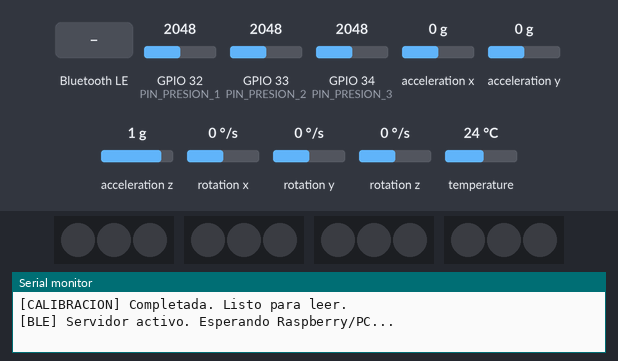
Simulated run of this sketch. Board: ESP32. Shown: 4 × 3 RGB LEDs in strip order, left to right, the last lines printed to the serial monitor. Inputs (shaded band) come from the test bench; at power-on: GPIO 32 (PIN_PRESION_1) = 2048, GPIO 33 (PIN_PRESION_2) = 2048, GPIO 34 (PIN_PRESION_3) = 2048, acceleration x 0 g, acceleration y 0 g, acceleration z 1 g, rotation x 0 °/s, rotation y 0 °/s, rotation z 0 °/s, temperature 24 °C. Dim RGB values are drawn brighter than linear; nothing arrives over Bluetooth unless stated; a phone connects over Bluetooth LE 3 s after start.

Above: at 5.7 s.
5.8 s: Bluetooth LE write "1" received
At 7.0 s:
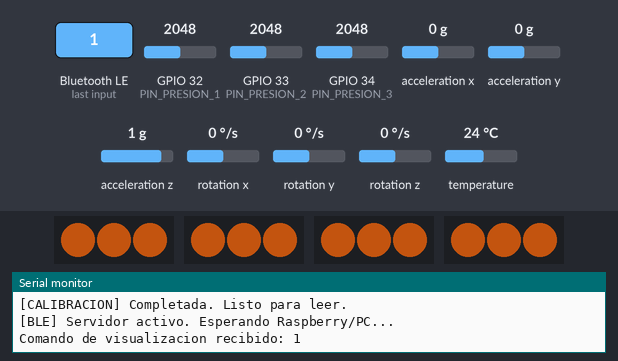
7.3 s: Bluetooth LE write "2" received
At 8.3 s:
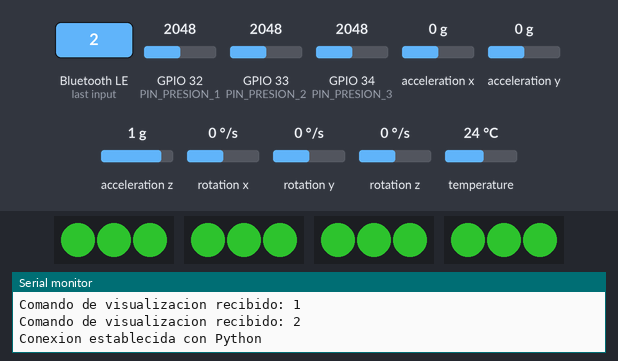
8.8 s: Bluetooth LE write "4" received
At 10.0 s:
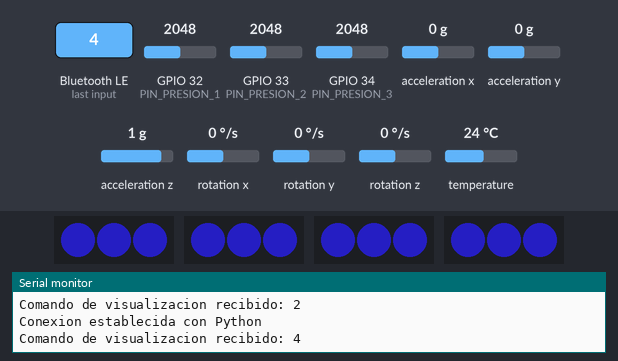
Timing chart, 0 to 11.8 s (numbered marks = the images above; inputs shaded):
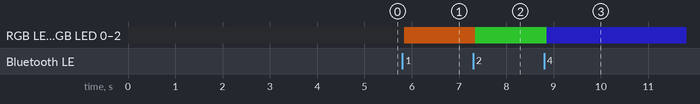

The sketch:

codigo_principal_esp32.ino
```cpp
#include <BLEDevice.h>
#include <BLEUtils.h>
#include <BLEServer.h>
#include <Adafruit_NeoPixel.h>
#include <Wire.h>
#include <Adafruit_MPU6050.h>
#include <Adafruit_Sensor.h>

#define LEDS_POR_TIRA 3
Adafruit_NeoPixel tira1 = Adafruit_NeoPixel(LEDS_POR_TIRA, 4,  NEO_GRB + NEO_KHZ800);
Adafruit_NeoPixel tira2 = Adafruit_NeoPixel(LEDS_POR_TIRA, 19, NEO_GRB + NEO_KHZ800);
Adafruit_NeoPixel tira3 = Adafruit_NeoPixel(LEDS_POR_TIRA, 12, NEO_GRB + NEO_KHZ800);
Adafruit_NeoPixel tira4 = Adafruit_NeoPixel(LEDS_POR_TIRA, 14, NEO_GRB + NEO_KHZ800);

// Pines para los 3 Sensores de Presión Reales
#define PIN_PRESION_1 32
#define PIN_PRESION_2 33
#define PIN_PRESION_3 34

Adafruit_MPU6050 mpu;

int offsetP1 = 0, offsetP2 = 0, offsetP3 = 0;
volatile bool dispositivoConectado = false;
bool antiguoDispositivoConectado = false;

#define SERVICE_UUID           "4fafc201-1fb5-459e-8fcc-c5c9c331914b"
#define CHARACTERISTIC_LUCES   "beb5483e-36e1-4688-b7f5-ea07361b26a8"
#define CHARACTERISTIC_PRESION "d27038e2-6302-421b-851f-506e7a27572d"
#define CHARACTERISTIC_IMU     "cba1d466-344c-4be3-ab3f-189f80dd7518"

BLECharacteristic *pPresionChar;
BLECharacteristic *pImuChar;
BLEServer *pServer = NULL;

void apagarLuces() {
  for(int i=0; i<LEDS_POR_TIRA; i++) {
    tira1.setPixelColor(i, tira1.Color(0, 0, 0));
    tira2.setPixelColor(i, tira2.Color(0, 0, 0));
    tira3.setPixelColor(i, tira3.Color(0, 0, 0));
    tira4.setPixelColor(i, tira4.Color(0, 0, 0));
  }
  tira1.show(); tira2.show(); tira3.show(); tira4.show();
}

class ConectividadCallbacks: public BLEServerCallbacks {
    void onConnect(BLEServer* pServer) {
      dispositivoConectado = true;
      Serial.println("\nConexion establecida con Python");
    }

    void onDisconnect(BLEServer* pServer) {
      dispositivoConectado = false;
      Serial.println("\nAlerta: Enlace cortado o finalizado.");
      apagarLuces();
      delay(200);
      pServer->getAdvertising()->start();
      Serial.println("Peluche visible.");
    }
};

class LucesCallbacks: public BLECharacteristicCallbacks {
    void onWrite(BLECharacteristic *pCharacteristic) {
      String value = pCharacteristic->getValue();
      if (value.length() > 0) {
        char orden = value[0];
        Serial.print("Comando de visualizacion recibido: ");
        Serial.println(orden);

        if (orden == '1') { // TRISTEZA
          for(int i=0; i<LEDS_POR_TIRA; i++) {
            tira1.setPixelColor(i, tira1.Color(255, 110, 20));
            tira2.setPixelColor(i, tira2.Color(255, 110, 20));
            tira3.setPixelColor(i, tira3.Color(255, 110, 20));
            tira4.setPixelColor(i, tira4.Color(255, 110, 20));
          }
          tira1.show(); tira2.show(); tira3.show(); tira4.show();
        }
        else if (orden == '2') { // ALEGRÍA
          for(int i=0; i<LEDS_POR_TIRA; i++) {
            tira1.setPixelColor(i, tira1.Color(60, 255, 60));
            tira2.setPixelColor(i, tira2.Color(60, 255, 60));
            tira3.setPixelColor(i, tira3.Color(60, 255, 60));
            tira4.setPixelColor(i, tira4.Color(60, 255, 60));
          }
          tira1.show(); tira2.show(); tira3.show(); tira4.show();
        }
        else if (orden == '4') { // ENFADO
          for(int i=0; i<LEDS_POR_TIRA; i++) {
            tira1.setPixelColor(i, tira1.Color(50, 40, 255));
            tira2.setPixelColor(i, tira2.Color(50, 40, 255));
            tira3.setPixelColor(i, tira3.Color(50, 40, 255));
            tira4.setPixelColor(i, tira4.Color(50, 40, 255));
          }
          tira1.show(); tira2.show(); tira3.show(); tira4.show();
        }
        else if (orden == '0') { // NEUTRAL
          apagarLuces();
          Serial.println("Estado Neutral detectado. LEDs apagados por completo.");
        }
      }
    }
};

void setup() {
  Serial.begin(115200);
  delay(1500);

  tira1.begin(); tira1.setBrightness(90);
  tira2.begin(); tira2.setBrightness(90);
  tira3.begin(); tira3.setBrightness(90);
  tira4.begin(); tira4.setBrightness(90);
  apagarLuces();

  // Activamos los pines 5 y 6 de la IMU
  Wire.begin(5, 6);

  if (!mpu.begin()) {
    Serial.println("[ERROR] MPU6050 inalcanzable.");
    while (1) delay(10);
  }
  mpu.setAccelerometerRange(MPU6050_RANGE_8_G);
  mpu.setFilterBandwidth(MPU6050_BAND_21_HZ);

  Serial.println("\nInicializando tara de 3 sensores...");
  long s1 = 0, s2 = 0, s3 = 0;
  int muestras = 100;

  for(int i=0; i<muestras; i++) {
    s1 += analogRead(PIN_PRESION_1);
    s2 += analogRead(PIN_PRESION_2);
    s3 += analogRead(PIN_PRESION_3);
    delay(30);
  }
  offsetP1 = s1 / muestras;
  offsetP2 = s2 / muestras;
  offsetP3 = s3 / muestras;

  Serial.print("[CALIBRACION] P1 Zero Offset: "); Serial.print(offsetP1);
  Serial.print(" | P2 Zero Offset: "); Serial.print(offsetP2);
  Serial.print(" | P3 Zero Offset: "); Serial.println(offsetP3);
  Serial.println("[CALIBRACION] Completada. Listo para leer.");

  BLEDevice::init("Peluche_Inteligente");
  pServer = BLEDevice::createServer();
  pServer->setCallbacks(new ConectividadCallbacks());

  BLEService *pService = pServer->createService(SERVICE_UUID);

  BLECharacteristic *pLucesChar = pService->createCharacteristic(CHARACTERISTIC_LUCES, BLECharacteristic::PROPERTY_WRITE);
  pLucesChar->setCallbacks(new LucesCallbacks());

  pPresionChar = pService->createCharacteristic(CHARACTERISTIC_PRESION, BLECharacteristic::PROPERTY_READ | BLECharacteristic::PROPERTY_NOTIFY);
  pImuChar = pService->createCharacteristic(CHARACTERISTIC_IMU, BLECharacteristic::PROPERTY_READ | BLECharacteristic::PROPERTY_NOTIFY);

  pService->start();

  BLEAdvertising *pAdvertising = pServer->getAdvertising();
  pAdvertising->addServiceUUID(SERVICE_UUID);
  pAdvertising->setScanResponse(true);
  pAdvertising->setMinPreferred(0x06);
  pAdvertising->setMinPreferred(0x12);

  pAdvertising->start();
  Serial.println("[BLE] Servidor activo. Esperando Raspberry/PC...");
}

void loop() {
  if (dispositivoConectado) {
    long suma_presion = 0;
    float energia_movimiento_acumulado = 0.0;
    int contador_muestras = 0;

    for (int i = 0; i < 20; i++) {
      int p1 = abs(analogRead(PIN_PRESION_1) - offsetP1);
      int p2 = abs(analogRead(PIN_PRESION_2) - offsetP2);
      int p3 = abs(analogRead(PIN_PRESION_3) - offsetP3);

      if (p1 < 250) p1 = 0;
      if (p2 < 250) p2 = 0;
      if (p3 < 250) p3 = 0;

      suma_presion += (p1 + p2 + p3);

      sensors_event_t a, g, temp;
      mpu.getEvent(&a, &g, &temp);

      float acc_total = sqrt(a.acceleration.x * a.acceleration.x +
                             a.acceleration.y * a.acceleration.y +
                             a.acceleration.z * a.acceleration.z) * 10.0;

      float movimiento_puro = abs(acc_total - 98.1);
      energia_movimiento_acumulado += movimiento_puro;
      contador_muestras++;

      delay(50);
    }

    int promedio_presion = suma_presion / contador_muestras;
    float promedio_movimiento_repetitivo = (energia_movimiento_acumulado / contador_muestras) * 5.0;

    String str_presion = String(promedio_presion);
    String str_imu = String(promedio_movimiento_repetitivo);

    pPresionChar->setValue(str_presion.c_str());
    pPresionChar->notify(); // -> AÑADIDO: Envía el dato de presión inmediatamente

    pImuChar->setValue(str_imu.c_str());
    pImuChar->notify(); // -> AÑADIDO: Envía el dato de movimiento inmediatamente
  }
  delay(50);
}
```

Measured:
- after the input at 5.8 s, RGB LED 0–2, RGB LED 0–2, RGB LED 0–2, RGB LED 0–2: off → RGB(90, 39, 7) at once
- after the input at 7.3 s, RGB LED 0–2, RGB LED 0–2, RGB LED 0–2, RGB LED 0–2: RGB(90, 39, 7) → RGB(21, 90, 21) after 0.05 s
- after the input at 8.8 s, RGB LED 0–2, RGB LED 0–2, RGB LED 0–2, RGB LED 0–2: RGB(21, 90, 21) → RGB(17, 14, 90) after 0.06 s
